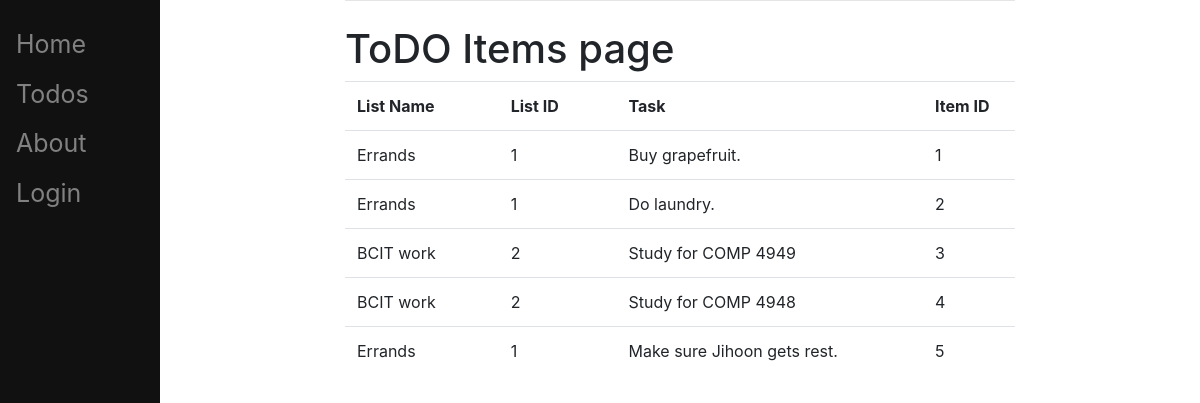
Screenshot of /todos with the database file from the repository.
### pages/models.py (models this page shows, shortened)
class Item(models.Model):
    todolist = models.ForeignKey(ToDoList, on_delete=models.CASCADE)
    text     = models.CharField(max_length=300)
    complete = models.BooleanField()

class ToDoList(models.Model):
    name = models.CharField(max_length=200)

### pages/views.py (the view)
# urls.py: path('todos', todos, name='todos'),
def todos(request):
    print("*** Inside todos()")
    items = Item.objects
    itemErrandDetail = items.select_related('todolist')
    print(itemErrandDetail[0].todolist.name)
    return render(request, 'ToDoItems.html',
                {'ToDoItemDetail': itemErrandDetail,
                        'ItemDetail': items})

### pages/templates/ToDoItems.html
{% extends "base.html" %}
{% block content %}
<h1>ToDO Items page</h1>
    <table class="table">
        <tr>
            <th  scope="col">List Name</th>
            <th  scope="col">&nbsp;</th>
             <th  scope="col">List ID</th>
             <th  scope="col">&nbsp;</th>
             <th  scope="col">Task</th>
             <th  scope="col">&nbsp;</th>
             <th scope="col">Item ID</th>
        </tr>
{% for todo in ToDoItemDetail %}
        <tr>
            <td  scope="col">{{todo.todolist.name}}</td>
            <td  scope="col">&nbsp;</td>
            <td  scope="col">{{todo.todolist.id}}</td>
            <td>&nbsp;</td>
            <td  scope="col">{{todo.text}}</td>
            <td>&nbsp;</td>
            <td  scope="col">{{todo.id}}</td>
        </tr>
{% endfor %}
</table>
{% endblock content %}

### pages/templates/base.html (shortened to what this page needs)
<!doctype html>
<html>
<head>
    <link rel="stylesheet" href="https://stackpath.bootstrapcdn.com/bootstrap/4.3.1/css/bootstrap.min.css">
</head>
<body>
    <div class="sidenav">
<a href="{% url 'home' %}">Home</a>
<a href="{% url 'todos' %}">Todos</a>
<a href="{% url 'about' %}">About</a>
{% if not user.is_authenticated %}
<a href="{% url 'login' %}">Login</a>
{% endif %}
    </div>
    <div id="content" name="content" class="main">
        <div class="row justify-content-center">
            <div class="col-8">
                {% block content %}
                {% endblock %}
            </div>
        </div>
    </div>
</body>
</html>

### pages/templates/base.html (style rules this page uses)
.sidenav { height:100%; width:160px; position: fixed; z-index:1; top:0; left:0; background-color:#111; overflow-x: :hidden; padding-top:20px; }
.sidenav a { padding:6px 8px 6px 16px; text-decoration: none; font-size:25px; color: #818181; display:block; }
.main { margin-left:160px; padding: 0px 10px; }

### rows the page displays
Item: todolist.name "Errands", todolist.id "1", text "Buy grapefruit.", id "1"
Item: todolist.name "Errands", todolist.id "1", text "Do laundry.", id "2"
Item: todolist.name "BCIT work", todolist.id "2", text "Study for COMP 4949", id "3"
Item: todolist.name "BCIT work", todolist.id "2", text "Study for COMP 4948", id "4"
Item: todolist.name "Errands", todolist.id "1", text "Make sure Jihoon gets rest.", id "5"
